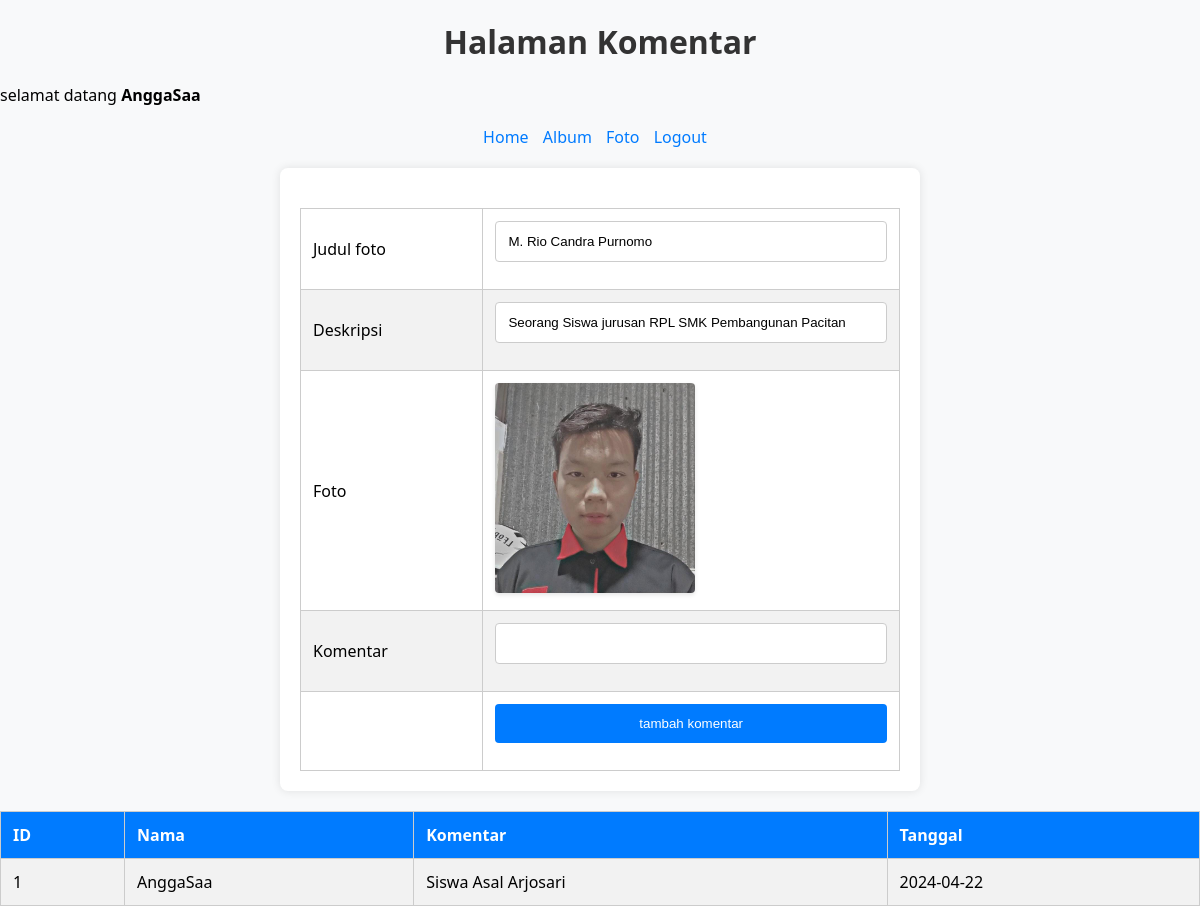
The page /gallery/komentar.php?fotoid=2 (signed in) on the database its author committed.
### tables this page shows
CREATE TABLE `foto` (
  `fotoid` int(11) NOT NULL,
  `judulfoto` varchar(255) NOT NULL,
  `deskripsifoto` text NOT NULL,
  `tanggalunggah` date NOT NULL,
  `lokasifile` varchar(255) NOT NULL,
  `albumid` int(11) NOT NULL,
  `userid` int(11) NOT NULL
);

CREATE TABLE `komentarfoto` (
  `komentarid` int(11) NOT NULL,
  `fotoid` int(11) NOT NULL,
  `userid` int(11) NOT NULL,
  `isikomentar` text NOT NULL,
  `tanggalkomentar` date NOT NULL
);

CREATE TABLE `user` (
  `userid` int(11) NOT NULL,
  `username` varchar(255) NOT NULL,
  `password` varchar(255) NOT NULL,
  `email` varchar(255) NOT NULL,
  `namalengkap` varchar(255) NOT NULL,
  `alamat` text NOT NULL
);

### gallery/komentar.php (the view, shortened to what this page needs)
<!DOCTYPE html>
<html>
<head>
</head>
<body>
	<h1>Halaman Komentar</h1>
<p>selamat datang <b><?=$_SESSION['namalengkap']?></b></p>
<ul>
        <li><a href="index.php"><i class="fas fa-home"></i>Home</a></li>
        <li><a href="album.php"><i class="fas fa-images"></i>Album</a></li>
        <li><a href="foto.php"><i class="far fa-image"></i>Foto</a></li>
        <li><a href="logout.php"><i class="fas fa-sign-out-alt"></i>Logout</a></li>
    </ul>
<form action="tambah_komentar.php" method="post">
	<?php
	include "koneksi.php";
	$fotoid=$_GET['fotoid'];
	$sql=mysqli_query($conn,"SELECT * FROM foto WHERE fotoid='$fotoid'");
	while($data=mysqli_fetch_array($sql)){
	?>
	<table>
		<tr>
			<td>Judul foto</td>
			<td> <input type="text" name="judulfoto" value="<?=$data['judulfoto']?>"></td>
		</tr>
		<tr>
			<td>Deskripsi</td>
			<td> <input type="text" name="deskripsifoto" value="<?=$data['deskripsifoto']?>"></td>
		</tr>
		<tr>
			<td>Foto</td>
			<td> <img src="gambar/<?=$data['lokasifile']?>"width="200px"></td>
		</tr>
		<tr>
			<td>Komentar</td>
			<td> <input type="text" name="isikomentar"></td>
		</tr>
		<tr>
 			<td></td>
			<td> <input type="submit" value="tambah komentar"></td>
		</tr>
	</table>
	<?php
	}
	?>
</form>
<table width="100%" border="1" cellspacing="0">
	<tr>
		<th>ID</th>
		<th>Nama</th>
		<th>Komentar</th>
		<th>Tanggal</th>
	</tr>
		<?php
				include "koneksi.php";
				$sql=mysqli_query($conn,"SELECT * FROM komentarfoto,user WHERE komentarfoto.userid=user.userid");
				while($data=mysqli_fetch_array($sql)){
				?>
	<tr>
		<td><?=$data['komentarid']?></td>
		<td><?=$data['namalengkap']?></td>
		<td><?=$data['isikomentar']?></td>
		<td><?=$data['tanggalkomentar']?></td>
	</tr>
	<?php
}
?>
</table>
</body>
</html>

### gallery/komentar.php (style rules this page uses)
body { font-family: 'Segoe UI', Tahoma, Geneva, Verdana, sans-serif; background-color: #f8f9fa; margin: 0; padding: 0; }
h1 { text-align: center; color: #333; margin-top: 20px; }
ul { list-style-type: none; margin: 20px 0; padding: 0; text-align: center; }
ul li { display: inline; margin-right: 10px; }
ul li a { text-decoration: none; color: #007bff; transition: color 0.3s ease; }
form { margin: 20px auto; width: 80%; max-width: 600px; background-color: #fff; padding: 20px; border-radius: 8px; box-shadow: 0 0 10px rgba(0, 0, 0, 0.1); }
table { width: 100%; margin-top: 20px; border-collapse: collapse; }
table th, table td { padding: 12px; border: 1px solid #ccc; text-align: left; }
table th { background-color: #007bff; color: #fff; }
table tr:nth-child(even) { background-color: #f2f2f2; }
img { max-width: 100%; height: auto; border-radius: 4px; box-shadow: 0 2px 4px rgba(0, 0, 0, 0.1); }
input[type="text"], input[type="submit"] { padding: 12px; margin-bottom: 15px; border: 1px solid #ccc; border-radius: 4px; box-sizing: border-box; width: 100%; }
input[type="submit"] { background-color: #007bff; color: #fff; border: none; cursor: pointer; transition: background-color 0.3s ease; }

### rows shown on the page
foto: judulfoto "M. Rio Candra Purnomo", deskripsifoto "Seorang Siswa jurusan RPL SMK Pembangunan Pacitan", lokasifile (picture)
komentarfoto: komentarid "1", userid.namalengkap "AnggaSaa", isikomentar "Siswa Asal Arjosari", tanggalkomentar "2024-04-22"

### other values the page prints
$_SESSION['namalengkap'] "AnggaSaa"
